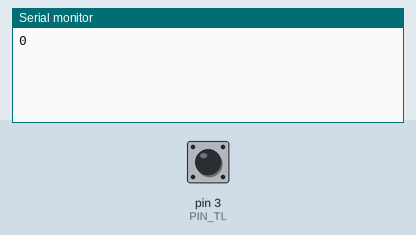
Recording of a sketch running on a simulated Arduino Uno, built with avr-gcc and run on an emulated ATmega328P. Parts: the last lines printed to the serial monitor. The inputs (shaded band) are chosen by the test bench; at power-on: pin 3 (PIN_TL) HIGH.

Above: at 1.2 s.
1.3 s: pin 3 (PIN_TL) pulled LOW for 0.15 s
At 2.6 s:
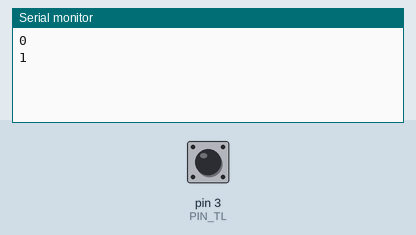
2.9 s: pin 3 (PIN_TL) pulled LOW for 1 s
At 5.1 s:
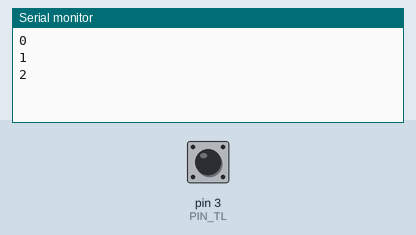
5.4 s: pin 3 (PIN_TL) pulled LOW for 0.15 s
At 6.9 s:
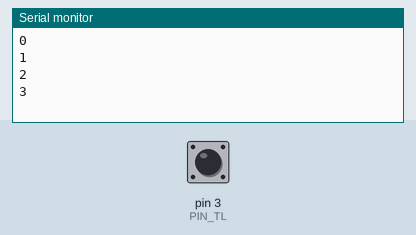
Timing chart, 0 to 8.4 s (numbered marks = the images above; inputs shaded):
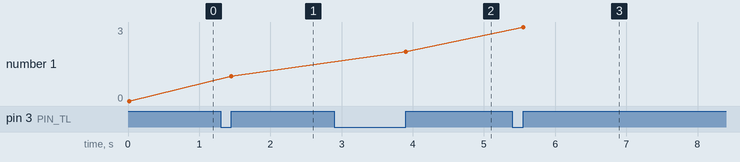

The sketch:

Uloha2.ino
```cpp
/*Napište program, který bude počítat, kolikrát bylo tlačítko stisknuto. Výsledek se bude vypisovat na sériový monitor.
 */
 #define PIN_TL 3
 #define ZAKMIT 20

 bool StavTl;
 bool PredchoziStavTl;
 unsigned long PosledniZmenaTl;
 unsigned long PocetStisku;


void setup() {
  pinMode (PIN_TL, INPUT_PULLUP);
  Serial.begin(9600);

}

void loop() {
  StavTl = digitalRead(PIN_TL);
  if(StavTl != PredchoziStavTl && millis()>= PosledniZmenaTl + ZAKMIT) {
    PredchoziStavTl = StavTl;
    PosledniZmenaTl = millis();
    if(StavTl == LOW){
      PocetStisku ++;
  }else{
    Serial.println(PocetStisku);
  }

}
}
```

Measured:
- after the input at 1.3 s, the serial monitor: prints a new line after 0.15 s (image 1)
- after the input at 2.9 s, the serial monitor: prints a new line after 1.0 s (image 2)
- after the input at 5.4 s, the serial monitor: prints a new line after 0.15 s (image 3)
- plotted number 1: 0 → 1 after the input at 1.3 s, 1 → 2 after the input at 2.9 s, 2 → 3 after the input at 5.4 s
